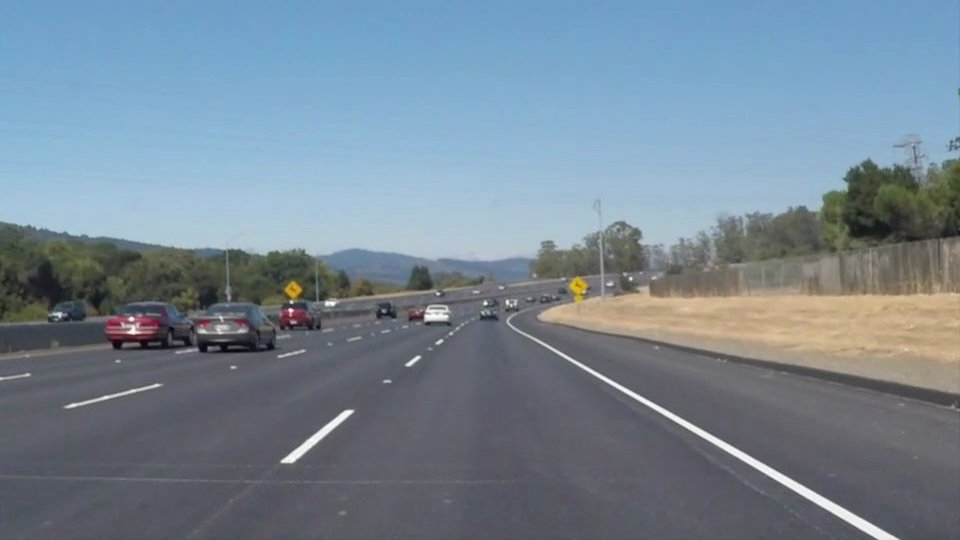
#> input picture images/solidWhiteCurve.jpg, 960 x 540 px, found by its file name
$ jupyter execute Untitled33.ipynb
#> lines starting #> are read from the running program, lines starting #| are printed output that depends on the picture; after the words box and inside, x2 and y2 are one past the last pixel; in counts of white or black regions, pixels touching at a corner belong together; long printed decimals are rounded
[cell 1]
import cv2
import matplotlib.pyplot as plt
import numpy as np

image_path = r"D:\users\new owner\Desktop\TKS\Article Lane Detection\udacity\solidWhiteCurve.jpg"
image1 = cv2.imread(image_path)
#> image1 is the input picture: shape (540, 960, 3); mean B, G, R 148.1, 134.5, 118.5
plt.imshow(image1)

[cell 2]
def grey(image):
  #convert to grayscale
    image = np.asarray(image)
    return cv2.cvtColor(image, cv2.COLOR_RGB2GRAY)

  #Apply Gaussian Blur --> Reduce noise and smoothen image
def gauss(image):
    return cv2.GaussianBlur(image, (5, 5), 0)

  #outline the strongest gradients in the image --> this is where lines in the image are
def canny(image):
    edges = cv2.Canny(image,50,150)
    return edges

[cell 3]
def region(image):
    height, width = image.shape
    #isolate the gradients that correspond to the lane lines
    triangle = np.array([
                       [(100, height), (475, 325), (width, height)]
                       ])
    #create a black image with the same dimensions as original image
    mask = np.zeros_like(image)
    #create a mask (triangle that isolates the region of interest in our image)
    mask = cv2.fillPoly(mask, triangle, 255)
    mask = cv2.bitwise_and(image, mask)
    return mask

[cell 4]
def display_lines(image, lines):
    lines_image = np.zeros_like(image)
    #make sure array isn't empty
    if lines is not None:
        for line in lines:
            x1, y1, x2, y2 = line
            #draw lines on a black image
            cv2.line(lines_image, (x1, y1), (x2, y2), (255, 0, 0), 10)
    return lines_image

[cell 5]
def average(image, lines):
    left = []
    right = []
    for line in lines:
        print(line)
        x1, y1, x2, y2 = line.reshape(4)
        #fit line to points, return slope and y-int
        parameters = np.polyfit((x1, x2), (y1, y2), 1)
        print(parameters)
        slope = parameters[0]
        y_int = parameters[1]
        #lines on the right have positive slope, and lines on the left have neg slope
        if slope < 0:
            left.append((slope, y_int))
        else:
            right.append((slope, y_int))
    #takes average among all the columns (column0: slope, column1: y_int)
    right_avg = np.average(right, axis=0)
    left_avg = np.average(left, axis=0)
    #create lines based on averages calculates
    left_line = make_points(image, left_avg)
    right_line = make_points(image, right_avg)
    return np.array([left_line, right_line])

[cell 6]
def make_points(image, average):
    print(average)
    slope, y_int = average
    y1 = image.shape[0]
    #how long we want our lines to be --> 3/5 the size of the image
    y2 = int(y1 * (3/5))
    #determine algebraically
    x1 = int((y1 - y_int) // slope)
    x2 = int((y2 - y_int) // slope)
    return np.array([x1, y1, x2, y2])

[cell 7]
'''##### DETECTING lane lines in image ######'''

copy = np.copy(image1)
edges = cv2.Canny(copy,50,150)
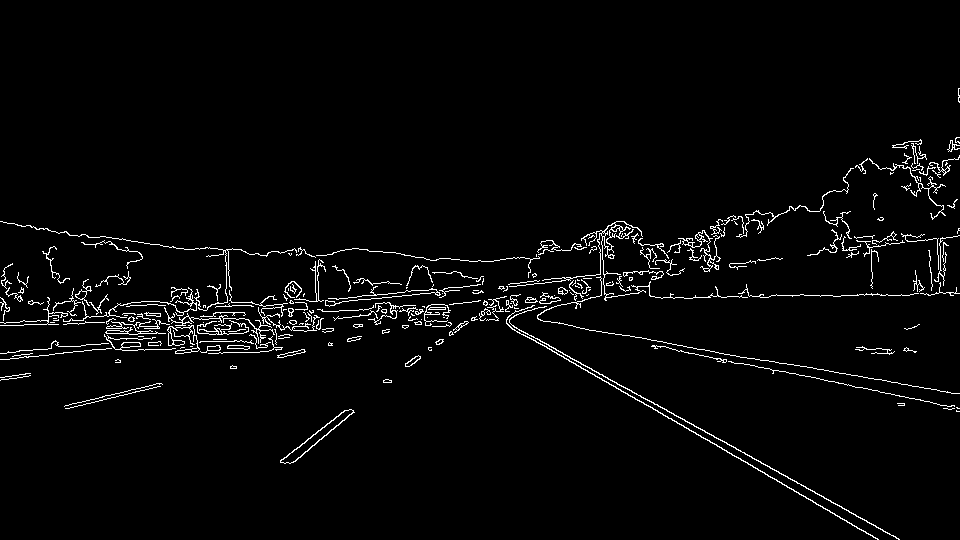
#> edges: shape (540, 960); 2.8% white in thin lines or dots, all inside (x1, y1, x2, y2) = (0, 88, 960, 540)
isolated = region(edges)
#> in region, `mask = cv2.bitwise_and(image, mask)`: mask: shape (540, 960); 0.21% white in thin lines or dots, all inside (x1, y1, x2, y2) = (280, 350, 900, 540)
cv2.imshow("edges", edges)
cv2.imshow("iso", isolated)
cv2.waitKey(0)


#DRAWING LINES: (order of params) --> region of interest, bin size (P, theta), min intersections needed, placeholder array,
lines = cv2.HoughLinesP(isolated, 2, np.pi/180, 100, np.array([]), minLineLength=40, maxLineGap=5)
#> lines = [[609, 384, 878, 539], [660, 407, 899, 539], [293, 462, 353, 412], [289, 453, 346, 410]]
averaged_lines = average(copy, lines)
#> the loop in average, `for line in lines:` made 4 passes
#> (x1, y1, x2, y2, slope, y_int) on passes 1 to 4: (609, 384, 878, 539, 0.576, 33.09), (660, 407, 899, 539, 0.552, 42.48), (293, 462, 353, 412, -0.833, 706.2), (289, 453, 346, 410, -0.754, 671)
#| [[609 384 878 539]]
#| [ 0.5762 33.089]
#| [[660 407 899 539]]
#| [ 0.5523 42.481]
#| [[293 462 353 412]]
#| [ -0.8333 706.167]
#| [[289 453 346 410]]
#| [ -0.7544 671.018]
#> after the loop in average, `for line in lines:`: left = [(-0.833, 706.2), (-0.754, 671)]; right = [(0.576, 33.09), (0.552, 42.48)]
#> in average, `right_avg = np.average(right, axis=0)`: right_avg = [0.564, 37.79]
#> in average, `left_avg = np.average(left, axis=0)`: left_avg = [-0.794, 688.6]
#| [ -0.7939 688.592]
#> in make_points, `slope, y_int = average`: slope = -0.794; y_int = 688.6
#> in make_points, `x1 = int((y1 - y_int) // slope)`: x1 = 187
#> in make_points, `x2 = int((y2 - y_int) // slope)`: x2 = 459
#> in average, `left_line = make_points(image, left_avg)`: left_line = [187, 540, 459, 324]
#| [ 0.5643 37.785]
#> in average, `right_line = make_points(image, right_avg)`: right_line = [890, 540, 507, 324]
#> averaged_lines = [[187, 540, 459, 324], [890, 540, 507, 324]]
black_lines = display_lines(copy, averaged_lines)
#> the loop in display_lines, `for line in lines:` made 2 passes
#taking wighted sum of original image and lane lines image
lanes = cv2.addWeighted(copy, 0.8, black_lines, 1, 1)
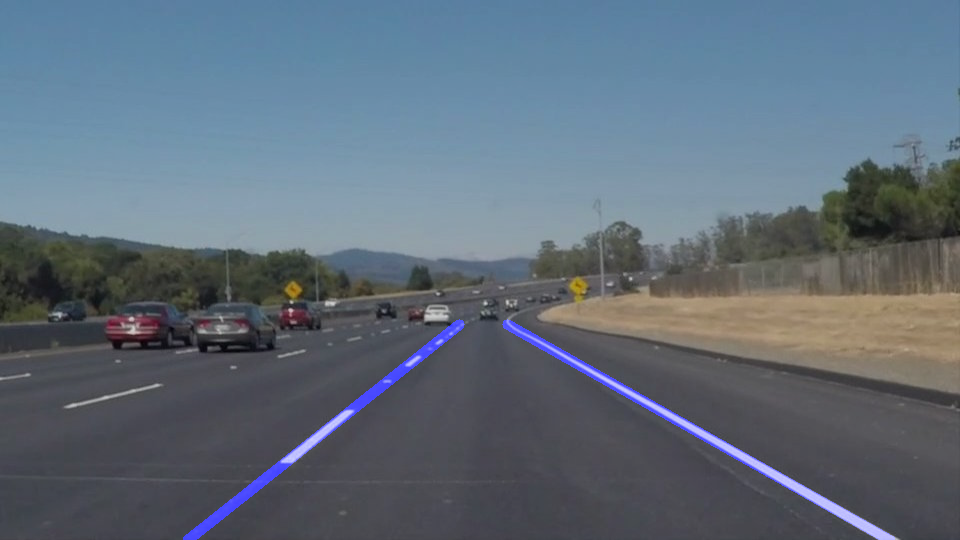
#> lanes: shape (540, 960, 3); mean B, G, R 121.5, 108.6, 95.8
cv2.imshow("lanes", lanes)
cv2.waitKey(0)
#> Out = 113

[cell 8]
'''##### DETECTING lane lines in video ######'''

video = r"D:\users\new owner\Desktop\TKS\Article Lane Detection\test2_v2_Trim.mp4"
cap = cv2.VideoCapture(video)
print("here")
num = 0
while(cap.isOpened()):
    ret, frame = cap.read()
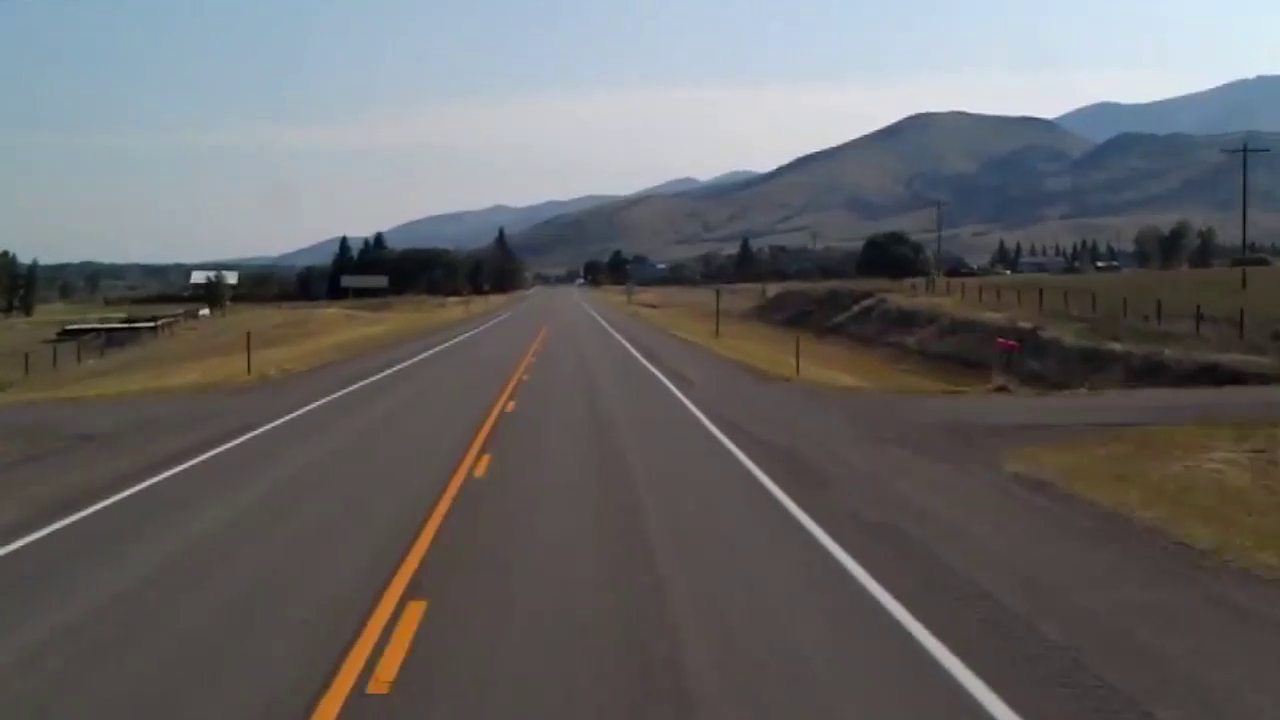
#> input picture frame 15 of video/test2_v2_Trim.mp4, 1280 x 720 px
#> frame is the input picture: shape (720, 1280, 3); mean B, G, R 103.5, 102.8, 103.5
    print(num)
    num += 1
    if ret == True:
        gaus = gauss(frame)
        edges = cv2.Canny(gaus,50,150)
#> edges: shape (720, 1280); 0.9% white in thin lines or dots, all inside (x1, y1, x2, y2) = (0, 74, 1280, 720)
        isolated = region(edges)
#> in region (call 2), `mask = cv2.fillPoly(mask, triangle, 255)`: mask: shape (720, 1280); 25.3% white; 1 white region, box (x1, y1, x2, y2) and area: (100, 325, 1279, 720) 233255
#> in region (call 2), `mask = cv2.bitwise_and(image, mask)`:
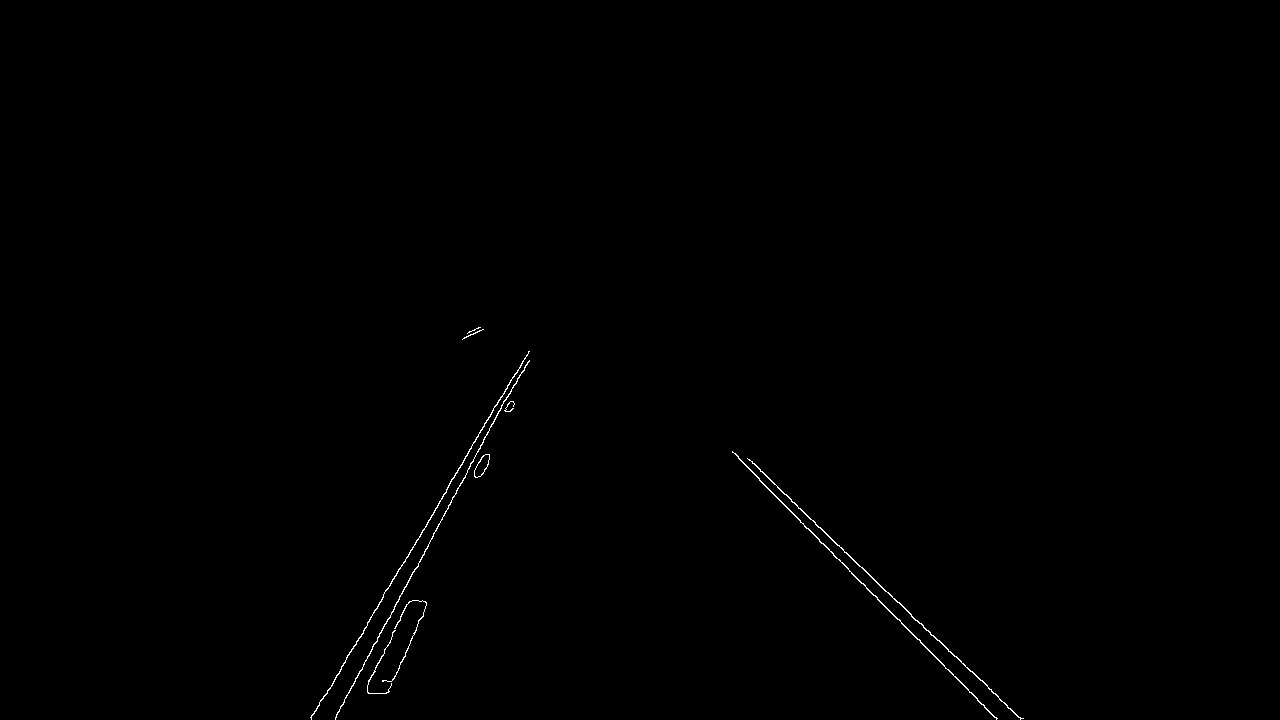
#> mask: shape (720, 1280); 0.28% white in thin lines or dots, all inside (x1, y1, x2, y2) = (310, 327, 1024, 720)
        #region of interest, bin size (P, theta), min intersections needed, placeholder array,
        lines = cv2.HoughLinesP(isolated, 2, np.pi/180, 50, np.array([]), minLineLength=40, maxLineGap=5)
#> lines = 13 rows, first 6: [749, 459, 937, 640], [759, 480, 984, 705], [428, 520, 492, 412], [376, 642, 513, 385], [311, 718, 370, 619], [335, 718, 414, 569]
        averaged_lines = average(frame, lines)
#> the loop in average (call 2), `for line in lines:` made 13 passes
#> (x1, y1, x2, y2, slope, y_int) on passes 1 to 12: (749, 459, 937, 640, 0.963, -262.1), (759, 480, 984, 705, 1, -279), (428, 520, 492, 412, -1.69, 1242.2), (376, 642, 513, 385, -1.88, 1347.3), (311, 718, 370, 619, -1.68, 1239.8), (335, 718, 414, 569, -1.89, 1349.8), (899, 602, 980, 680, 0.963, -263.7), (379, 602, 430, 519, -1.63, 1218.8), (849, 571, 996, 718, 1, -278), (388, 692, 407, 648, -2.32, 1590.5), (493, 408, 528, 353, -1.57, 1182.7), (402, 661, 426, 604, -2.38, 1615.8)
#> (printed output is left out)
#| [  -1.852 1335.034]
#| [   0.9814 -270.704]
#> averaged_lines = [[332, 720, 487, 432], [1009, 720, 715, 432]]
        black_lines = display_lines(frame, averaged_lines)
#> the loop in display_lines (call 2), `for line in lines:` made 2 passes
        #taking wighted sum of original image and lane lines image
        lanes = cv2.addWeighted(frame, 0.8, black_lines, 1, 1)
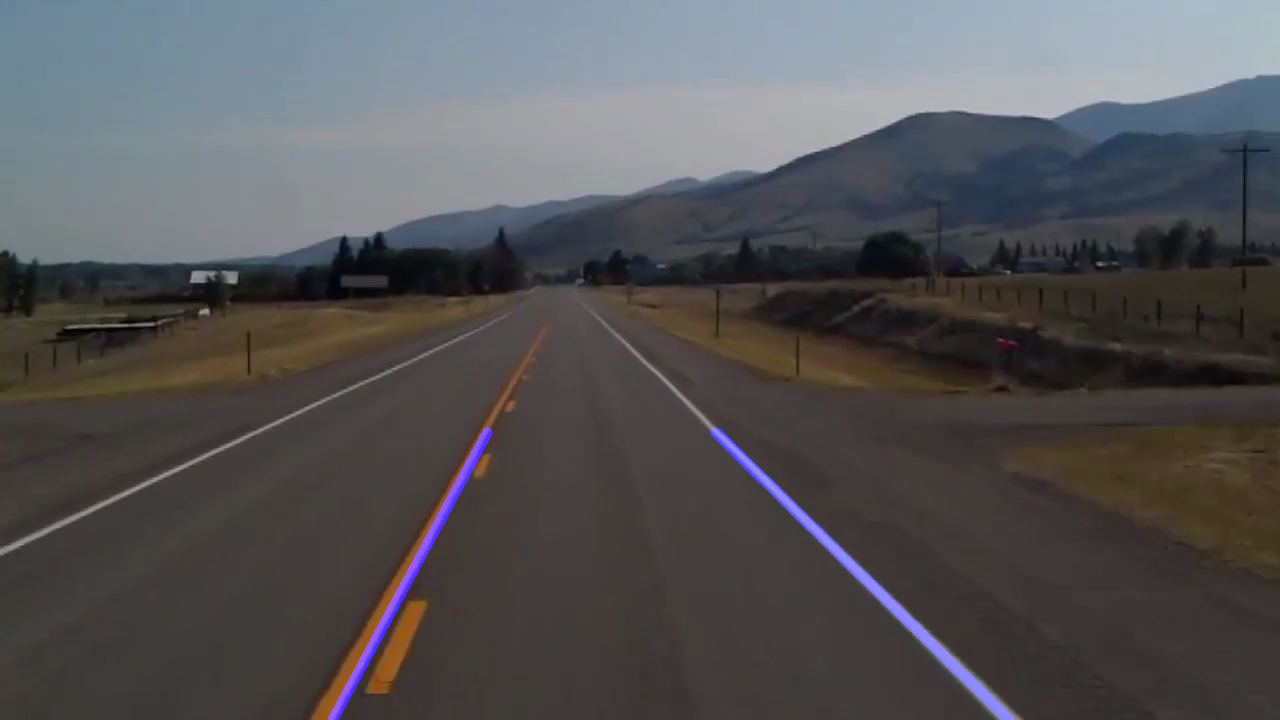
#> lanes: shape (720, 1280, 3); mean B, G, R 85.3, 83.3, 83.8
        cv2.imshow("frame", lanes)
        if cv2.waitKey(10) & 0xFF == ord('q'):
#> (key q is pressed here)
            break
    else:
        break
cap.release()
cv2.destroyAllWindows()

[cell 9]
'''##### DETECTING EDGES ON FACE ######'''

video = r"D:\users\new owner\Desktop\TKS\Article Lane Detection\test2.mp4"
cap = cv2.VideoCapture(0)
print("here")
while(cap.isOpened()):
    ret, frame = cap.read()
    if ret == True:
        grey = cv2.cvtColor(frame, cv2.COLOR_RGB2GRAY)
        gaus = gauss(grey)
        edges = cv2.Canny(gaus,50,150)
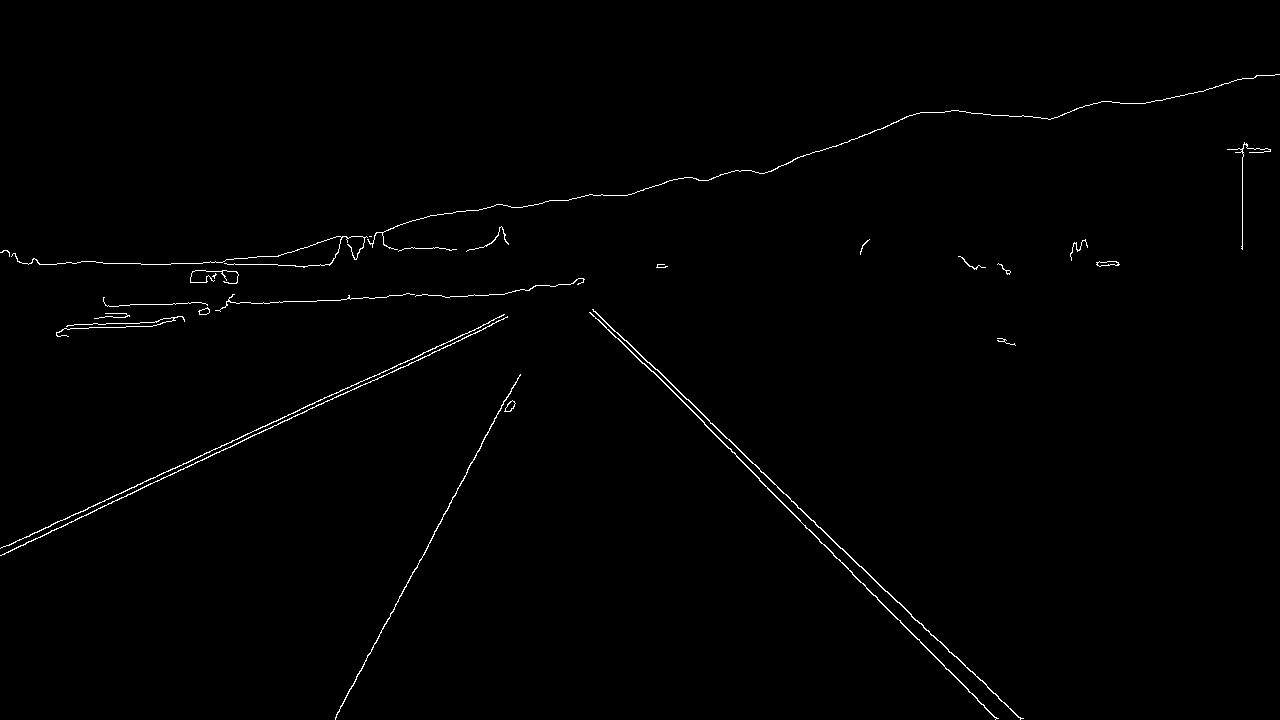
#> edges: shape (720, 1280); 0.74% white in thin lines or dots, all inside (x1, y1, x2, y2) = (0, 74, 1280, 720)
        cv2.imshow("frame", edges)
        if cv2.waitKey(10) & 0xFF == ord('q'):
#> (key q is pressed here)
            break
    else:
        break
cap.release()
cv2.destroyAllWindows()
